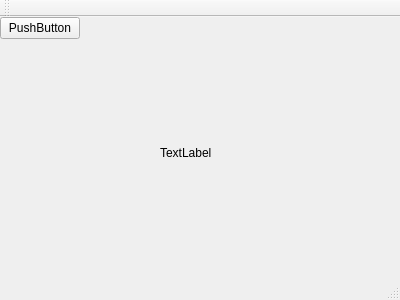
<?xml version="1.0" encoding="UTF-8"?>
<ui version="4.0">
 <class>MainWindow</class>
 <widget class="QMainWindow" name="MainWindow">
  <property name="geometry">
   <rect>
    <x>0</x>
    <y>0</y>
    <width>400</width>
    <height>300</height>
   </rect>
  </property>
  <property name="windowTitle">
   <string>MainWindow</string>
  </property>
  <widget class="QWidget" name="centralWidget">
   <widget class="QPushButton" name="pushButton">
    <property name="geometry">
     <rect>
      <x>0</x>
      <y>0</y>
      <width>80</width>
      <height>22</height>
     </rect>
    </property>
    <property name="text">
     <string>PushButton</string>
    </property>
   </widget>
   <widget class="QLabel" name="label">
    <property name="geometry">
     <rect>
      <x>160</x>
      <y>90</y>
      <width>121</width>
      <height>91</height>
     </rect>
    </property>
    <property name="text">
     <string>TextLabel</string>
    </property>
    <property name="splash" stdset="0">
     <pixmap resource="image.qrc">:/images/babyanimal_open.jpg</pixmap>
    </property>
   </widget>
  </widget>
  <widget class="QMenuBar" name="menuBar">
   <property name="geometry">
    <rect>
     <x>0</x>
     <y>0</y>
     <width>400</width>
     <height>19</height>
    </rect>
   </property>
  </widget>
  <widget class="QToolBar" name="mainToolBar">
   <attribute name="toolBarArea">
    <enum>TopToolBarArea</enum>
   </attribute>
   <attribute name="toolBarBreak">
    <bool>false</bool>
   </attribute>
  </widget>
  <widget class="QStatusBar" name="statusBar"/>
 </widget>
 <layoutdefault spacing="6" margin="11"/>
 <resources>
  <include location="image.qrc"/>
 </resources>
 <connections/>
</ui>
